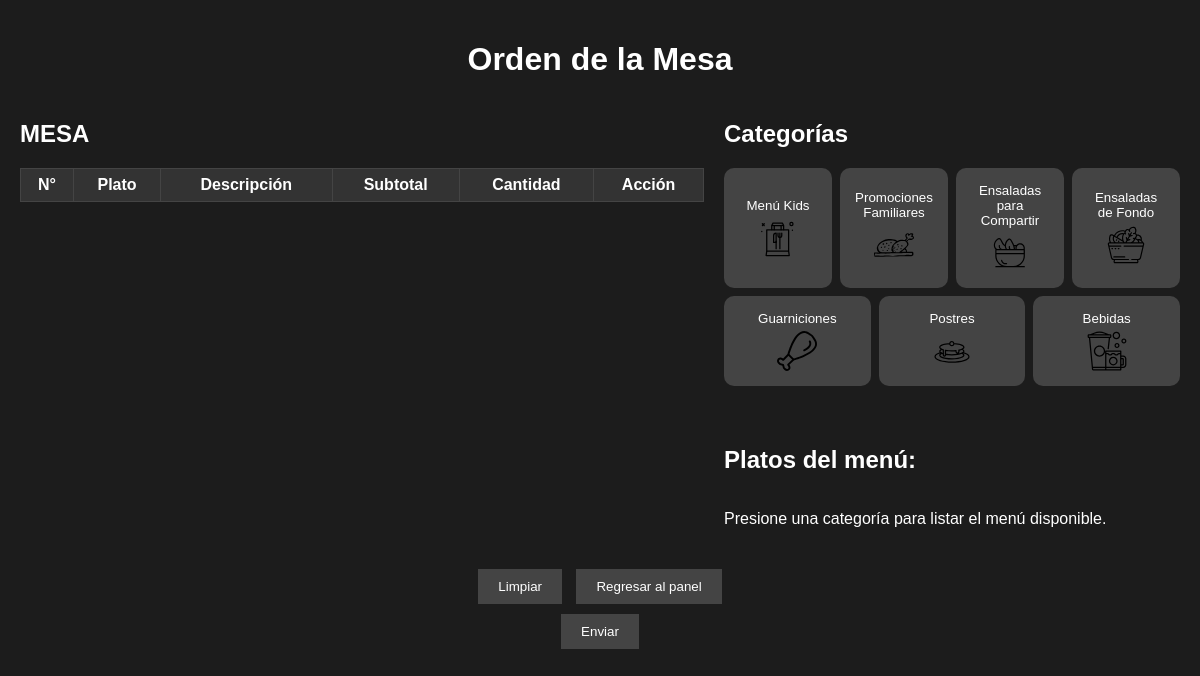
The app's page /src/ModuloServicio/UCgenerarPedidoPlato/indexOrdenMesa.php with its own data.
### tables this page shows
CREATE TABLE `categoria` (
  `idTipoMenu` int NOT NULL AUTO_INCREMENT,
  `tipoNombre` varchar(50) NOT NULL,
  PRIMARY KEY (`idTipoMenu`)
);

### src/ModuloServicio/UCgenerarPedidoPlato/indexOrdenMesa.php (called while the page is built, shortened)
<?php
include_once($_SERVER['DOCUMENT_ROOT'] . '/src/ModuloServicio/UCgenerarPedidoPlato/ordenMesa.php');
include_once($_SERVER['DOCUMENT_ROOT'] . '/src/modelo/Categoria.php');
$idControl = $_GET['idControl'] ?? null;
$idMesa = $_GET['idMesa'] ?? null;
$idOrden = $_GET['orden'] ?? null;
$menu = null;
$ordenArray = null;
$categoriaObject = new Categoria();
$categoria = $categoriaObject->obtenerCategoria();
$ordenMesaObject = new ordenMesa();
$ordenMesaObject->ordenMesaShow($categoria, $menu, $idControl, $idMesa, $ordenArray, $idOrden);

### src/modelo/conexion.php (called while the page is built, shortened)
<?php
class Conexion
{
    private $host = "localhost";
    private $user = "root";
    private $password = "12345678";
    private $database = "bdrestaurante";
    private $conexion;
    public function conectar()
    {
        if ($this->conexion == null) {
            $this->conexion = mysqli_connect($this->host, $this->user, $this->password, $this->database);
        }
        return $this->conexion;
    }
    public function desconectar()
    {
        if ($this->conexion != null) {
            $this->conexion = null;
        }
    }
}

### src/modelo/Categoria.php (called while the page is built, shortened)
<?php
require_once("conexion.php");
class Categoria extends conexion
{
    public function obtenerCategoria()
    {
        $sql = "SELECT * FROM categoria";
        $respuesta = $this->conectar()->query($sql);
        return $respuesta;
    }
}
?>

### src/ModuloServicio/UCgenerarPedidoPlato/ordenMesa.php (the view, shortened to what this page needs)
<?php
class ordenMesa
{
    function ordenMesaShow($categoria = null, $menu = null, $idControl = null, $idMesa = null, $orden = null, $idOrden = null)
    {
?>
        <!DOCTYPE html>
        <html lang="es">
        <head>
            <link rel="stylesheet" href="/src/assets/ordenMesa.css">
            <link href="https://cdn.jsdelivr.net/npm/sweetalert2@11.7.0/dist/sweetalert2.min.css" rel="stylesheet">
        </head>
        <body>
            <div class="container" id="content">
                <header class="header">
                    <h1>Orden de la Mesa</h1>
                </header>
                <section class="content">
                    <div class="table-section">
                        <h2>MESA <?= $idMesa ?></h2>
                        <table class="order-table">
                            <thead>
                                <tr>
                                    <th>N°</th>
                                    <th>Plato</th>
                                    <th>Descripción</th>
                                    <th>Subtotal</th>
                                    <th>Cantidad</th>
                                    <th>Acción</th>
                                </tr>
                            </thead>
                        </table>
                    </div>
                    <div class="menu-section">
                        <div class="categories-container">
                            <h2>Categorías</h2>
                            <div class="categories">
                                <?php if ($categoria) {
                                    foreach ($categoria as $cat) { ?>
                                        <button class="category-btn" onclick="guardarComanda();cambiarCategoria(<?= $cat['idTipoMenu'] ?>, '<?= $idControl ?>', '<?= $idMesa ?>', '<?= $idOrden ?>')">
                                            <div class="category-content">
                                                <span class="category-name"><?= htmlspecialchars($cat['tipoNombre']) ?></span>
                                                <img src="/src/assets/images/categoria<?= $cat['idTipoMenu'] ?>.svg" alt="Ícono de <?= htmlspecialchars($cat['tipoNombre']) ?>" class="category-icon">
                                            </div>
                                        </button>
                                    <?php }
                                } else { ?>
                                    <p>Cargando categorias...</p>
                                <?php } ?>
                            </div>
                        </div>
                        <div class="menu-container">
                            <h2>Platos del menú:</h2>
                                <?php if ($menu) {
                                    foreach ($menu as $item) { ?>
                                        <button class="menu-item" onclick="agregarAComanda(<?= $item['idItem'] ?>, '<?= htmlspecialchars($item['nombre']) ?>', '<?= htmlspecialchars($item['descripcion']) ?>', <?= $item['precio'] ?>)">
                                            <span><?= htmlspecialchars($item['nombre']) ?></span>
                                        </button>
                                    <?php }
                                } else { ?>
                            <p>Presione una categoría para listar el menú disponible.</p>
                        <?php } ?>
                        </div>
                    </div>
                </section>
                <footer class="footer">
                    <button class="action-btn" onclick="limpiarComanda()">Limpiar</button>
                    <button class="action-btn" onclick="regresarApanel()">Regresar al panel</button>
                    <form action="getPedidos.php" method="POST" onsubmit="prepararComanda()">
                        <button class="action-btn" name="btnEnviar" value="EnviarOrden">Enviar</button>
                    </form>
                </footer>
            </div>
        </body>
        </html>
<?php
    }
}
?>

### src/assets/ordenMesa.css (style rules this page uses)
body { margin: 0; font-family: Arial, sans-serif; background-color: #1c1c1c; color: white; }
.container { max-width: 1320px; margin: 0 auto; padding: 20px; }
.header { text-align: center; margin-bottom: 20px; }
.content { display: flex; justify-content: space-between; gap: 20px; max-height: 80vh; }
.table-section { flex: 3; max-height: 600px; overflow: hidden; cursor: grab; }
.order-table { width: 100%; border-collapse: collapse; margin-top: 10px; overflow: hidden; }
.menu-section { flex: 2; }
.order-table { width: 100%; border-collapse: collapse; margin-top: 10px; }
.order-table th, .order-table td { border: 1px solid #444; padding: 7px; text-align: center; }
.order-table th { background-color: #333; }
.categories { display: flex; flex-wrap: wrap; gap: 8px; margin-top: 20px; justify-content: center; }
.categories-container { margin-bottom: 60px; }
.category-content { text-align: center; }
.category-name { display: block; margin-bottom: 5px; }
.category-icon { width: 100%; height: 100%; object-fit: contain; width: 40px; height: 40px; display: block; margin: 0 auto; }
.category-btn { flex: 1 1 calc(25% - 20px); max-width: 200px; background-color: #444; color: white; border: none; border-radius: 10px; padding: 15px; text-align: center; cursor: pointer; transition: background-color 0.3s ease, transform 0.2s ease; }
.footer { text-align: center; margin-top: 20px; }
.action-btn { background-color: #444; color: white; border: none; padding: 10px 20px; margin: 5px; cursor: pointer; }

### records on screen
categoria: tipoNombre "Menú Kids", shows a picture
categoria: tipoNombre "Promociones Familiares", shows a picture
categoria: tipoNombre "Ensaladas para Compartir", shows a picture
categoria: tipoNombre "Ensaladas de Fondo", shows a picture
categoria: tipoNombre "Guarniciones", shows a picture
categoria: tipoNombre "Postres", shows a picture
categoria: tipoNombre "Bebidas", shows a picture
